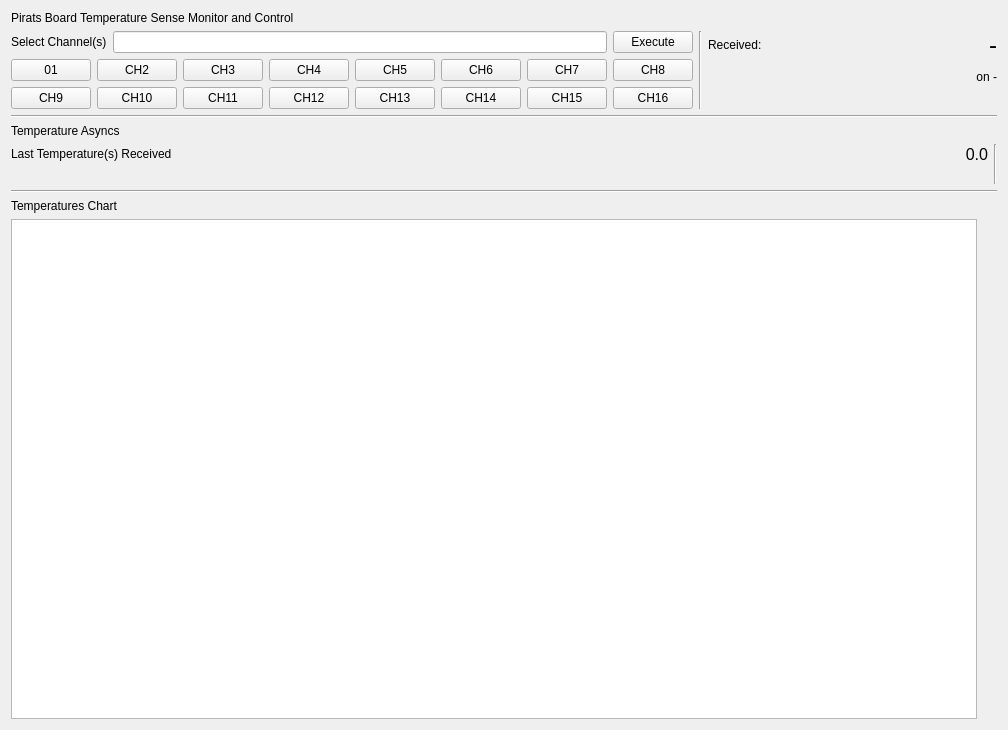
<?xml version="1.0" encoding="UTF-8"?>
<ui version="4.0">
 <class>ModulePiratsTempBig</class>
 <widget class="QWidget" name="ModulePiratsTempBig">
  <property name="geometry">
   <rect>
    <x>0</x>
    <y>0</y>
    <width>1008</width>
    <height>730</height>
   </rect>
  </property>
  <property name="windowTitle">
   <string>Pirats Temperature Module</string>
  </property>
  <layout class="QVBoxLayout" name="verticalLayout_11">
   <item>
    <layout class="QVBoxLayout" name="verticalLayout_8">
     <item>
      <widget class="QLabel" name="label">
       <property name="text">
        <string>Pirats Board Temperature Sense Monitor and Control</string>
       </property>
      </widget>
     </item>
     <item>
      <layout class="QHBoxLayout" name="horizontalLayout_10">
       <item>
        <layout class="QVBoxLayout" name="verticalLayout_5">
         <item>
          <layout class="QHBoxLayout" name="horizontalLayout_11">
           <item>
            <widget class="QLabel" name="label_9">
             <property name="text">
              <string>Select Channel(s)</string>
             </property>
            </widget>
           </item>
           <item>
            <widget class="QLineEdit" name="ledit_channel_set">
             <property name="text">
              <string/>
             </property>
            </widget>
           </item>
           <item>
            <widget class="QPushButton" name="pb_channel_set">
             <property name="text">
              <string>Execute</string>
             </property>
            </widget>
           </item>
          </layout>
         </item>
         <item>
          <layout class="QGridLayout" name="gridLayout">
           <item row="1" column="3">
            <widget class="QPushButton" name="select_btn_ch12">
             <property name="text">
              <string>CH12</string>
             </property>
             <property name="checkable">
              <bool>true</bool>
             </property>
            </widget>
           </item>
           <item row="0" column="6">
            <widget class="QPushButton" name="select_btn_ch7">
             <property name="text">
              <string>CH7</string>
             </property>
             <property name="checkable">
              <bool>true</bool>
             </property>
            </widget>
           </item>
           <item row="0" column="0">
            <widget class="QPushButton" name="select_btn_ch1">
             <property name="text">
              <string>01</string>
             </property>
             <property name="checkable">
              <bool>true</bool>
             </property>
             <property name="autoDefault">
              <bool>false</bool>
             </property>
            </widget>
           </item>
           <item row="0" column="7">
            <widget class="QPushButton" name="select_btn_ch8">
             <property name="text">
              <string>CH8</string>
             </property>
             <property name="checkable">
              <bool>true</bool>
             </property>
            </widget>
           </item>
           <item row="1" column="1">
            <widget class="QPushButton" name="select_btn_ch10">
             <property name="text">
              <string>CH10</string>
             </property>
             <property name="checkable">
              <bool>true</bool>
             </property>
            </widget>
           </item>
           <item row="1" column="4">
            <widget class="QPushButton" name="select_btn_ch13">
             <property name="text">
              <string>CH13</string>
             </property>
             <property name="checkable">
              <bool>true</bool>
             </property>
            </widget>
           </item>
           <item row="0" column="1">
            <widget class="QPushButton" name="select_btn_ch2">
             <property name="text">
              <string>CH2</string>
             </property>
             <property name="checkable">
              <bool>true</bool>
             </property>
            </widget>
           </item>
           <item row="1" column="7">
            <widget class="QPushButton" name="select_btn_ch16">
             <property name="text">
              <string>CH16</string>
             </property>
             <property name="checkable">
              <bool>true</bool>
             </property>
            </widget>
           </item>
           <item row="0" column="5">
            <widget class="QPushButton" name="select_btn_ch6">
             <property name="text">
              <string>CH6</string>
             </property>
             <property name="checkable">
              <bool>true</bool>
             </property>
            </widget>
           </item>
           <item row="1" column="6">
            <widget class="QPushButton" name="select_btn_ch15">
             <property name="text">
              <string>CH15</string>
             </property>
             <property name="checkable">
              <bool>true</bool>
             </property>
            </widget>
           </item>
           <item row="0" column="3">
            <widget class="QPushButton" name="select_btn_ch4">
             <property name="text">
              <string>CH4</string>
             </property>
             <property name="checkable">
              <bool>true</bool>
             </property>
            </widget>
           </item>
           <item row="1" column="2">
            <widget class="QPushButton" name="select_btn_ch11">
             <property name="text">
              <string>CH11</string>
             </property>
             <property name="checkable">
              <bool>true</bool>
             </property>
            </widget>
           </item>
           <item row="1" column="0">
            <widget class="QPushButton" name="select_btn_ch9">
             <property name="text">
              <string>CH9</string>
             </property>
             <property name="checkable">
              <bool>true</bool>
             </property>
            </widget>
           </item>
           <item row="0" column="4">
            <widget class="QPushButton" name="select_btn_ch5">
             <property name="enabled">
              <bool>true</bool>
             </property>
             <property name="sizePolicy">
              <sizepolicy hsizetype="Minimum" vsizetype="Fixed">
               <horstretch>0</horstretch>
               <verstretch>0</verstretch>
              </sizepolicy>
             </property>
             <property name="text">
              <string>CH5</string>
             </property>
             <property name="checkable">
              <bool>true</bool>
             </property>
            </widget>
           </item>
           <item row="1" column="5">
            <widget class="QPushButton" name="select_btn_ch14">
             <property name="text">
              <string>CH14</string>
             </property>
             <property name="checkable">
              <bool>true</bool>
             </property>
            </widget>
           </item>
           <item row="0" column="2">
            <widget class="QPushButton" name="select_btn_ch3">
             <property name="text">
              <string>CH3</string>
             </property>
             <property name="checkable">
              <bool>true</bool>
             </property>
            </widget>
           </item>
          </layout>
         </item>
        </layout>
       </item>
       <item>
        <widget class="Line" name="line_6">
         <property name="orientation">
          <enum>Qt::Vertical</enum>
         </property>
        </widget>
       </item>
       <item>
        <layout class="QVBoxLayout" name="verticalLayout_6">
         <item>
          <layout class="QHBoxLayout" name="horizontalLayout_12">
           <item>
            <widget class="QLabel" name="label_10">
             <property name="text">
              <string>Received:</string>
             </property>
            </widget>
           </item>
           <item>
            <spacer name="horizontalSpacer_10">
             <property name="orientation">
              <enum>Qt::Horizontal</enum>
             </property>
             <property name="sizeHint" stdset="0">
              <size>
               <width>40</width>
               <height>20</height>
              </size>
             </property>
            </spacer>
           </item>
           <item>
            <widget class="QLabel" name="lbl_set_channel_recvd">
             <property name="minimumSize">
              <size>
               <width>150</width>
               <height>0</height>
              </size>
             </property>
             <property name="font">
              <font>
               <pointsize>18</pointsize>
              </font>
             </property>
             <property name="text">
              <string>-</string>
             </property>
             <property name="alignment">
              <set>Qt::AlignRight|Qt::AlignTrailing|Qt::AlignVCenter</set>
             </property>
            </widget>
           </item>
          </layout>
         </item>
         <item>
          <widget class="QLabel" name="lbl_set_channel_recvd_on">
           <property name="text">
            <string>on -</string>
           </property>
           <property name="alignment">
            <set>Qt::AlignRight|Qt::AlignTrailing|Qt::AlignVCenter</set>
           </property>
          </widget>
         </item>
         <item>
          <spacer name="horizontalSpacer_11">
           <property name="orientation">
            <enum>Qt::Horizontal</enum>
           </property>
           <property name="sizeHint" stdset="0">
            <size>
             <width>40</width>
             <height>20</height>
            </size>
           </property>
          </spacer>
         </item>
        </layout>
       </item>
      </layout>
     </item>
    </layout>
   </item>
   <item>
    <widget class="Line" name="line">
     <property name="orientation">
      <enum>Qt::Horizontal</enum>
     </property>
    </widget>
   </item>
   <item>
    <layout class="QVBoxLayout" name="verticalLayout_9">
     <item>
      <widget class="QLabel" name="label_7">
       <property name="text">
        <string>Temperature Asyncs</string>
       </property>
      </widget>
     </item>
     <item>
      <layout class="QHBoxLayout" name="horizontalLayout_8">
       <item>
        <layout class="QVBoxLayout" name="verticalLayout_4">
         <item>
          <layout class="QHBoxLayout" name="horizontalLayout_7">
           <item>
            <widget class="QLabel" name="label_3">
             <property name="text">
              <string>Last Temperature(s) Received</string>
             </property>
            </widget>
           </item>
           <item>
            <spacer name="horizontalSpacer_3">
             <property name="orientation">
              <enum>Qt::Horizontal</enum>
             </property>
             <property name="sizeHint" stdset="0">
              <size>
               <width>40</width>
               <height>20</height>
              </size>
             </property>
            </spacer>
           </item>
           <item>
            <widget class="QLabel" name="lbl_last_temp">
             <property name="minimumSize">
              <size>
               <width>0</width>
               <height>0</height>
              </size>
             </property>
             <property name="font">
              <font>
               <pointsize>12</pointsize>
              </font>
             </property>
             <property name="text">
              <string>0.0</string>
             </property>
             <property name="alignment">
              <set>Qt::AlignRight|Qt::AlignTrailing|Qt::AlignVCenter</set>
             </property>
            </widget>
           </item>
          </layout>
         </item>
         <item>
          <spacer name="horizontalSpacer_7">
           <property name="orientation">
            <enum>Qt::Horizontal</enum>
           </property>
           <property name="sizeHint" stdset="0">
            <size>
             <width>40</width>
             <height>20</height>
            </size>
           </property>
          </spacer>
         </item>
        </layout>
       </item>
       <item>
        <widget class="Line" name="line_3">
         <property name="orientation">
          <enum>Qt::Vertical</enum>
         </property>
        </widget>
       </item>
      </layout>
     </item>
    </layout>
   </item>
   <item>
    <widget class="Line" name="line_4">
     <property name="orientation">
      <enum>Qt::Horizontal</enum>
     </property>
    </widget>
   </item>
   <item>
    <layout class="QVBoxLayout" name="verticalLayout_10">
     <item>
      <widget class="QLabel" name="label_8">
       <property name="text">
        <string>Temperatures Chart</string>
       </property>
      </widget>
     </item>
     <item>
      <layout class="QHBoxLayout" name="horizontalLayout_6">
       <item>
        <widget class="PlotWidget" name="chart"/>
       </item>
       <item>
        <spacer name="verticalSpacer">
         <property name="orientation">
          <enum>Qt::Vertical</enum>
         </property>
         <property name="sizeHint" stdset="0">
          <size>
           <width>20</width>
           <height>40</height>
          </size>
         </property>
        </spacer>
       </item>
      </layout>
     </item>
    </layout>
   </item>
  </layout>
 </widget>
 <customwidgets>
  <customwidget>
   <class>PlotWidget</class>
   <extends>QGraphicsView</extends>
   <header>pyqtgraph</header>
  </customwidget>
 </customwidgets>
 <resources/>
 <connections/>
</ui>
